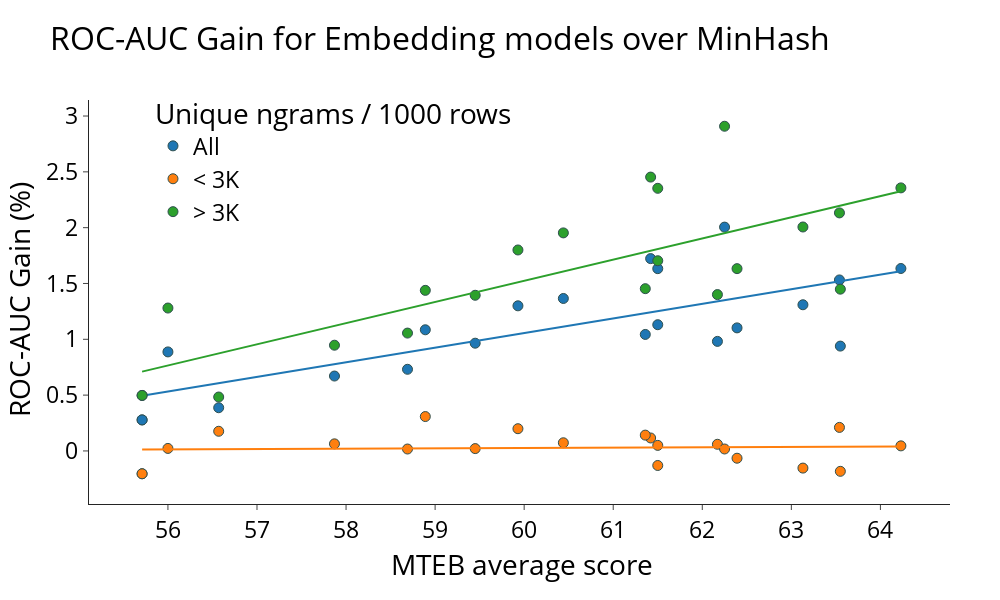

Write notebook code for a chart like this one.
### Code cell
for df in [model_df, model_df_low_ngrams, model_df_high_ngrams]:
    df["Model"] = df["new_encoder_name"].apply(lambda x: x.split("/")[-1])
    df.drop("new_encoder_name", axis=1, inplace=True)
model_df_joined = pd.merge(model_df, mteb_results, on="Model")
model_df_joined_low_ngrams = pd.merge(model_df_low_ngrams, mteb_results, on="Model")
model_df_joined_high_ngrams = pd.merge(model_df_high_ngrams, mteb_results, on="Model")

# concat and convert to wide
model_df_joined["ngrams"] = "All"
model_df_joined_low_ngrams["ngrams"] = "< 3K"
model_df_joined_high_ngrams["ngrams"] = "> 3K"
model_df_joined = pd.concat([model_df_joined, model_df_joined_low_ngrams, model_df_joined_high_ngrams])
# rename columns
model_df_joined.rename(columns={"roc_auc_gain": "ROC-AUC Gain (%)", "Average (56 datasets)": "MTEB average score", "ngrams": "Number of unique ngrams for 1000 rows"}, inplace=True)
model_df_joined.rename(columns={"Number of unique ngrams for 1000 rows": "Unique ngrams / 1000 rows"}, inplace=True)
fig = px.scatter(
    model_df_joined,
    x = "MTEB average score",
    y = "ROC-AUC Gain (%)",
    trendline="ols",
    color="Unique ngrams / 1000 rows",
    hover_data = model_df_joined.columns,
    template="simple_white",
    title="ROC-AUC Gain for Embedding models over MinHash",
)

fig.update_traces(marker=dict(size=10, line=dict(width=1, color='DarkSlateGrey')))

fig.update_layout(
    autosize=False,
    width=1000,
    height=600,
    margin=dict(
        l=50,
        r=50,
        b=100,
        t=100,
        pad=4
    ),
    paper_bgcolor="white",
    font=dict(
        #family="Arial, monospace",
        size=23,  # Increase font size here
        color="black"
    ),
        # Update legend
    legend=dict(
        #orientation="h",  # Set the legend to horizontal
        #yanchor="top",
        y=1.03,
        #xanchor="left",
        x=0.07
    )
)

# rename columns
# save to pdf
#fig.write_image("../figures/mteb_vs_roc_auc.pdf")

### Figure 1 — Plotly figure (JSON) as saved in the notebook; plotly's stock layout.template omitted (floating-point values rounded to 4 significant figures; data arrays with more than 128 entries replaced by an {"elided": "..."} marker saying what was removed)
{"data": [{"customdata": {"elided": "21x12 mixed values"}, "hovertemplate": "Unique ngrams / 1000 rows=%{customdata[11]}<br>MTEB average score=%{x}<br>ROC-AUC Gain (%)=%{y}<br>Model=%{customdata[0]}<br>Model Size (GB)=%{customdata[1]}<br>Embedding Dimensions=%{customdata[2]}<br>Sequence Length=%{customdata[3]}<br>Classification Average (12 datasets)=%{customdata[4]}<br>Clustering Average (11 datasets)=%{customdata[5]}<br>Pair Classification Average (3 datasets)=%{customdata[6]}<br>Reranking Average (4 datasets)=%{customdata[7]}<br>Retrieval Average (15 datasets)=%{customdata[8]}<br>STS Average (10 datasets)=%{customdata[9]}<br>Summarization Average (1 dataset)=%{customdata[10]}<extra></extra>", "legendgroup": "All", "marker": {"color": "#1F77B4", "line": {"color": "DarkSlateGrey", "width": 1}, "size": 10, "symbol": "circle"}, "mode": "markers", "name": "All", "orientation": "v", "showlegend": true, "type": "scatter", "x": [63.55, 64.23, 62.17, 55.71, 55.71, 56.57, 58.69, 60.44, 61.5, 61.42, 62.25, 58.89, 59.93, 59.45, 61.5, 57.87, 63.54, 56, 62.39, 63.13, 61.36], "xaxis": "x", "y": [0.9391, 1.634, 0.9814, 0.2779, 0.2779, 0.3871, 0.7312, 1.366, 1.633, 1.723, 2.005, 1.085, 1.3, 0.9651, 1.131, 0.6709, 1.532, 0.887, 1.102, 1.309, 1.044], "yaxis": "y"}, {"hovertemplate": "<b>OLS trendline</b><br>ROC-AUC Gain (%) = 0.130897 * MTEB average score + -6.79877<br>R<sup>2</sup>=0.573231<br><br>Unique ngrams / 1000 rows=All<br>MTEB average score=%{x}<br>ROC-AUC Gain (%)=%{y} <b>(trend)</b><extra></extra>", "legendgroup": "All", "marker": {"color": "#1F77B4", "line": {"color": "DarkSlateGrey", "width": 1}, "size": 10, "symbol": "circle"}, "mode": "lines", "name": "All", "showlegend": false, "type": "scatter", "x": [55.71, 55.71, 56, 56.57, 57.87, 58.69, 58.89, 59.45, 59.93, 60.44, 61.36, 61.42, 61.5, 61.5, 62.17, 62.25, 62.39, 63.13, 63.54, 63.55, 64.23], "xaxis": "x", "y": [0.4935, 0.4935, 0.5315, 0.6061, 0.7763, 0.8836, 0.9098, 0.9831, 1.046, 1.113, 1.233, 1.241, 1.251, 1.251, 1.339, 1.35, 1.368, 1.465, 1.518, 1.52, 1.609], "yaxis": "y"}, {"customdata": {"elided": "21x12 mixed values"}, "hovertemplate": "Unique ngrams / 1000 rows=%{customdata[11]}<br>MTEB average score=%{x}<br>ROC-AUC Gain (%)=%{y}<br>Model=%{customdata[0]}<br>Model Size (GB)=%{customdata[1]}<br>Embedding Dimensions=%{customdata[2]}<br>Sequence Length=%{customdata[3]}<br>Classification Average (12 datasets)=%{customdata[4]}<br>Clustering Average (11 datasets)=%{customdata[5]}<br>Pair Classification Average (3 datasets)=%{customdata[6]}<br>Reranking Average (4 datasets)=%{customdata[7]}<br>Retrieval Average (15 datasets)=%{customdata[8]}<br>STS Average (10 datasets)=%{customdata[9]}<br>Summarization Average (1 dataset)=%{customdata[10]}<extra></extra>", "legendgroup": "< 3K", "marker": {"color": "#FF7F0E", "line": {"color": "DarkSlateGrey", "width": 1}, "size": 10, "symbol": "circle"}, "mode": "markers", "name": "< 3K", "orientation": "v", "showlegend": true, "type": "scatter", "x": [63.55, 64.23, 62.17, 55.71, 55.71, 56.57, 58.69, 60.44, 61.5, 61.42, 62.25, 58.89, 59.93, 59.45, 61.5, 57.87, 63.54, 56, 62.39, 63.13, 61.36], "xaxis": "x", "y": [-0.1826, 0.04541, 0.05956, -0.2043, -0.2043, 0.1761, 0.01727, 0.07315, 0.04982, 0.1162, 0.01743, 0.308, 0.1992, 0.02094, -0.1303, 0.06338, 0.2109, 0.02249, -0.0652, -0.1536, 0.1417], "yaxis": "y"}, {"hovertemplate": "<b>OLS trendline</b><br>ROC-AUC Gain (%) = 0.00306136 * MTEB average score + -0.15693<br>R<sup>2</sup>=0.003383<br><br>Unique ngrams / 1000 rows=< 3K<br>MTEB average score=%{x}<br>ROC-AUC Gain (%)=%{y} <b>(trend)</b><extra></extra>", "legendgroup": "< 3K", "marker": {"color": "#FF7F0E", "line": {"color": "DarkSlateGrey", "width": 1}, "size": 10, "symbol": "circle"}, "mode": "lines", "name": "< 3K", "showlegend": false, "type": "scatter", "x": [55.71, 55.71, 56, 56.57, 57.87, 58.69, 58.89, 59.45, 59.93, 60.44, 61.36, 61.42, 61.5, 61.5, 62.17, 62.25, 62.39, 63.13, 63.54, 63.55, 64.23], "xaxis": "x", "y": [0.01362, 0.01362, 0.01451, 0.01625, 0.02023, 0.02274, 0.02335, 0.02507, 0.02654, 0.0281, 0.03092, 0.0311, 0.03134, 0.03134, 0.03339, 0.03364, 0.03407, 0.03633, 0.03759, 0.03762, 0.0397], "yaxis": "y"}, {"customdata": {"elided": "21x12 mixed values"}, "hovertemplate": "Unique ngrams / 1000 rows=%{customdata[11]}<br>MTEB average score=%{x}<br>ROC-AUC Gain (%)=%{y}<br>Model=%{customdata[0]}<br>Model Size (GB)=%{customdata[1]}<br>Embedding Dimensions=%{customdata[2]}<br>Sequence Length=%{customdata[3]}<br>Classification Average (12 datasets)=%{customdata[4]}<br>Clustering Average (11 datasets)=%{customdata[5]}<br>Pair Classification Average (3 datasets)=%{customdata[6]}<br>Reranking Average (4 datasets)=%{customdata[7]}<br>Retrieval Average (15 datasets)=%{customdata[8]}<br>STS Average (10 datasets)=%{customdata[9]}<br>Summarization Average (1 dataset)=%{customdata[10]}<extra></extra>", "legendgroup": "> 3K", "marker": {"color": "#2CA02C", "line": {"color": "DarkSlateGrey", "width": 1}, "size": 10, "symbol": "circle"}, "mode": "markers", "name": "> 3K", "orientation": "v", "showlegend": true, "type": "scatter", "x": [63.55, 64.23, 62.17, 55.71, 55.71, 56.57, 58.69, 60.44, 61.5, 61.42, 62.25, 58.89, 59.93, 59.45, 61.5, 57.87, 63.54, 56, 62.39, 63.13, 61.36], "xaxis": "x", "y": [1.449, 2.356, 1.4, 0.4971, 0.4971, 0.483, 1.056, 1.953, 2.352, 2.453, 2.908, 1.438, 1.8, 1.394, 1.704, 0.9471, 2.132, 1.28, 1.633, 2.006, 1.454], "yaxis": "y"}, {"hovertemplate": "<b>OLS trendline</b><br>ROC-AUC Gain (%) = 0.189613 * MTEB average score + -9.85296<br>R<sup>2</sup>=0.598395<br><br>Unique ngrams / 1000 rows=> 3K<br>MTEB average score=%{x}<br>ROC-AUC Gain (%)=%{y} <b>(trend)</b><extra></extra>", "legendgroup": "> 3K", "marker": {"color": "#2CA02C", "line": {"color": "DarkSlateGrey", "width": 1}, "size": 10, "symbol": "circle"}, "mode": "lines", "name": "> 3K", "showlegend": false, "type": "scatter", "x": [55.71, 55.71, 56, 56.57, 57.87, 58.69, 58.89, 59.45, 59.93, 60.44, 61.36, 61.42, 61.5, 61.5, 62.17, 62.25, 62.39, 63.13, 63.54, 63.55, 64.23], "xaxis": "x", "y": [0.7104, 0.7104, 0.7654, 0.8734, 1.12, 1.275, 1.313, 1.42, 1.511, 1.607, 1.782, 1.793, 1.808, 1.808, 1.935, 1.95, 1.977, 2.117, 2.195, 2.197, 2.326], "yaxis": "y"}], "layout": {"autosize": false, "font": {"color": "black", "size": 23}, "height": 600, "legend": {"title": {"text": "Unique ngrams / 1000 rows"}, "tracegroupgap": 0, "x": 0.07, "y": 1.03}, "margin": {"b": 100, "l": 50, "pad": 4, "r": 50, "t": 100}, "paper_bgcolor": "white", "title": {"text": "ROC-AUC Gain for Embedding models over MinHash"}, "width": 1000, "xaxis": {"anchor": "y", "domain": [0, 1], "title": {"text": "MTEB average score"}}, "yaxis": {"anchor": "x", "domain": [0, 1], "title": {"text": "ROC-AUC Gain (%)"}}}}
